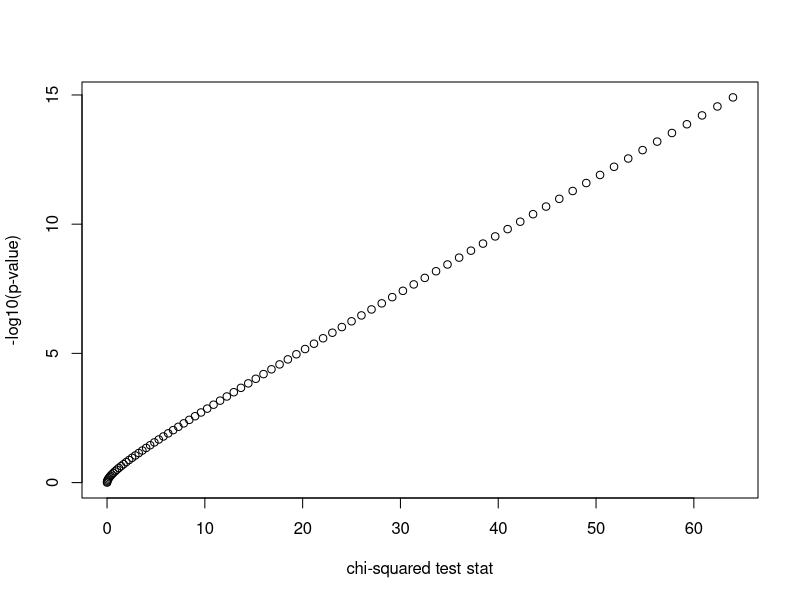
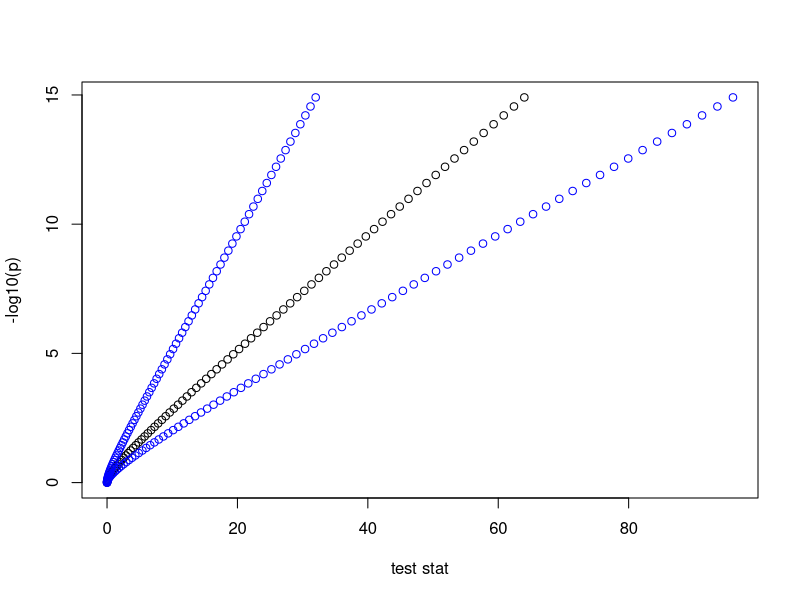
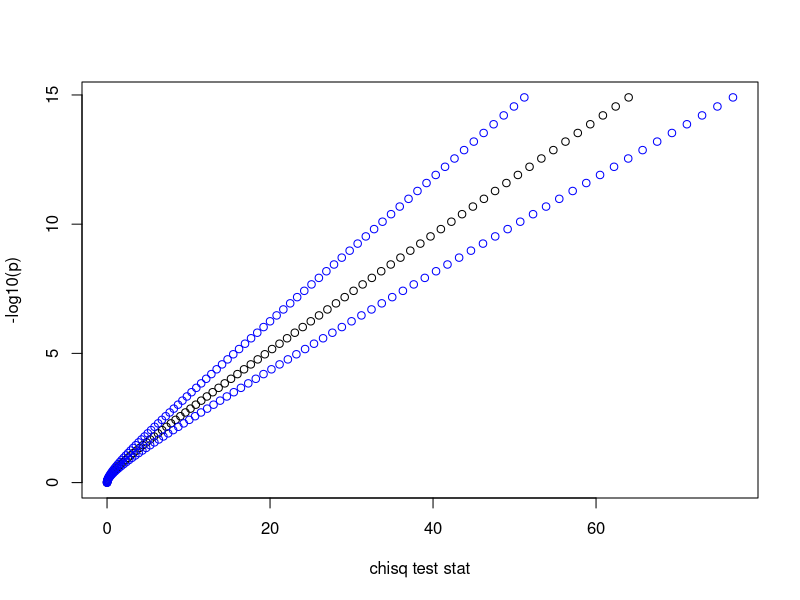

Write R code to recreate these figures, in order.
## ---- chunk 1

library("kableExtra")

## ---- chunk 2

l <- lapply(0:80, function(x) {
  tulip <- c(200+x, 200-x)
  res <- chisq.test(tulip, p = c(1/2, 1/2))
  c("stat"=res$stat,"p"=res$p.value)
})

res <- as.data.frame(do.call(rbind,l))
res$logp <- -log10(res$p)

## ---- chunk 3

plot(res$`stat.X-squared`,  res$logp ,
  xlab="chi-squared test stat", ylab="-log10(p-value)")

## ---- chunk 4

bound=0.5

res$lower <- res$`stat.X-squared` - ( res$`stat.X-squared` * bound )
res$upper <- res$`stat.X-squared` + ( res$`stat.X-squared` * bound )

plot(res$`stat.X-squared`, res$logp,
  xlab="test stat", ylab="-log10(p)",
  xlim=c(0,max(res$upper)))

points(res$lower, res$logp, col="blue")
points(res$upper, res$logp, col="blue")

res$logp_lower <- approx(x = res$`stat.X-squared`, y =res$logp, xout = res$lower)[["y"]]
res$logp_upper <- approx(x = res$`stat.X-squared`, y =res$logp, xout = res$upper)[["y"]]

res$p_lower <- 10^-res$logp_lower
res$p_upper <- 10^-res$logp_upper

format(res,digits=3) %>%
  kbl(caption="p-value ranges considered reproduced with a bound of 50% around the test statistic") %>%
  kable_paper("hover", full_width = F)

## ---- chunk 5

bound=0.2

res$lower <- res$`stat.X-squared` - ( res$`stat.X-squared` * bound )
res$upper <- res$`stat.X-squared` + ( res$`stat.X-squared` * bound )

plot(res$`stat.X-squared`, res$logp,
  xlab="chisq test stat", ylab="-log10(p)",
  xlim=c(0,max(res$upper)))

points(res$lower, res$logp, col="blue")
points(res$upper, res$logp, col="blue")

res$logp_lower <- approx(x = res$`stat.X-squared`, y =res$logp, xout = res$lower)[["y"]]
res$logp_upper <- approx(x = res$`stat.X-squared`, y =res$logp, xout = res$upper)[["y"]]

res$p_lower <- 10^-res$logp_lower
res$p_upper <- 10^-res$logp_upper

format(res,digits=3) %>%
  kbl(caption="p-value ranges considered reproduced with a bound of 20% around the test statistic") %>%
  kable_paper("hover", full_width = F)

## ---- chunk 6

sessionInfo()
